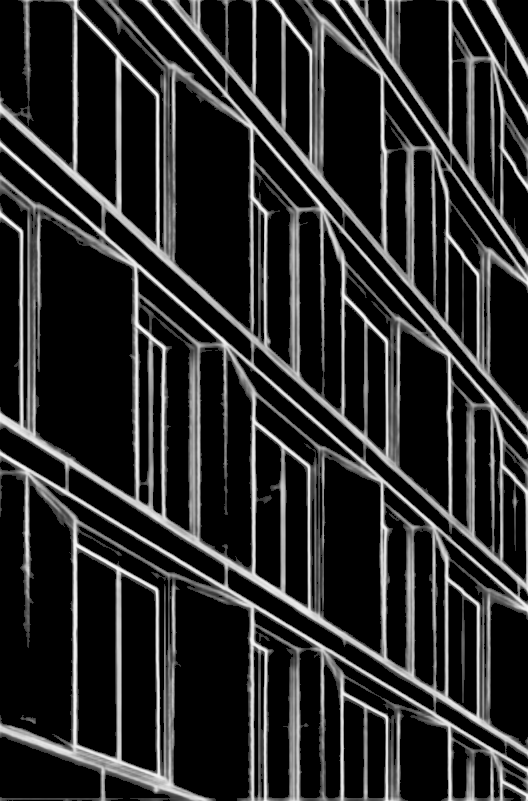
#> input picture data/architecture/edge_maps/0.png, 528 x 801 px; its folder holds only this picture in this run
$ python create_pieces_from_regions_by_drawing_lines.py --input ../data/architecture/edge_maps
#> lines starting #> are read from the running program, lines starting #| are printed output that depends on the picture; after the words box and inside, x2 and y2 are one past the last pixel; in counts of white or black regions, pixels touching at a corner belong together
### puzzle_utils/shape_utils.py
import numpy as np
import matplotlib.pyplot as plt
import numpy as np
import cv2
import skfmm
import time
import pickle
import scipy
import pdb
import os
import shapely
from shapely import transform
from shapely.affinity import rotate
import json

# [734 lines left out: functions extract_from, draw_lines, get_polygon, create_grid_v3, create_grid_v2, create_grid and 25 more, not called in this run]

def process_region_map(region_map, perc_min=0.01):
    """
    It eliminates small regions and keep only the one who are "big" enough
    """
    uvals = np.unique(region_map)
    rmap = np.zeros_like(region_map)
    rc = 1
    min_pixels = region_map.shape[0] * region_map.shape[1] * perc_min
    for uval in np.unique(region_map):
        # print(f"region with value:{uval} has {np.sum(region_map==uval)} pixels")
        # plt.imshow(region_map==uval)
        # plt.show()
        if np.sum(region_map==uval) > min_pixels and uval > 0:
            rmap += (region_map==uval).astype(np.uint8) * rc
            rc += 1
        elif uval > 0:
            print("region too small! check threshold")

    # [4 lines of commented-out code are left out]
    return rmap, rc-1

# [180 lines left out: functions compute_SDF_CM_matrix_vis, compute_SDF_CM_matrix, not called in this run]

### puzzle_utils/dataset_gen.py
import numpy as np
import cv2
import random
import pdb
import random, string

def randomword(length):
   letters = string.ascii_lowercase
   return ''.join(random.choice(letters) for i in range(length))

def generate_random_point(ranges, distribution='uniform', on_axis=-1):

    if on_axis < 0:
        p1x = np.random.uniform(0, ranges[0])
        p1y = np.random.uniform(0, ranges[1])
    elif on_axis == 0:
        p1x = 0
        p1y = np.random.uniform(0, ranges[1])
    elif on_axis == 1:
        p1x = np.random.uniform(0, ranges[0])
        p1y = 0
    elif on_axis == 2:
        p1x = ranges[0]
        p1y = np.random.uniform(0, ranges[1])
    elif on_axis == 3:
        p1x = np.random.uniform(0, ranges[0])
        p1y = ranges[1]

    p1 = np.round(np.array([p1x, p1y])).astype(int)

    return p1


def create_random_image(line_type, num_lines, width, height, is_closed = False, thickness = 1, col = 0):

    img2draw = np.ones(shape=(width, height), dtype=np.uint8) * 255
    img_shape = [width, height]

    all_lines = np.zeros((num_lines, 4))

    if line_type == 'mix':
        for j in range(num_lines):
            if j == 0:
                axis1, axis2 = random.sample(range(0, 4), 2)  # select two axis
                p1 = generate_random_point(img_shape, distribution='uniform', on_axis=axis1)
                p2 = generate_random_point(img_shape, distribution='uniform', on_axis=axis2)
                img2draw = cv2.line(img2draw, p1, p2, color=col, thickness=thickness)

            else:
                choice = np.random.uniform(7)
                if choice < 2:
                    p1 = generate_random_point(img_shape, distribution='uniform')
                    p2 = generate_random_point(img_shape, distribution='uniform')
                    img2draw = cv2.line(img2draw, p1, p2, color=col, thickness=thickness)
                elif choice < 4:
                    axis1, axis2 = random.sample(range(0, 4), 2)  # select two axis
                    p1 = generate_random_point(img_shape, distribution='uniform')
                    p2 = generate_random_point(img_shape, distribution='uniform', on_axis=axis2)
                    img2draw = cv2.line(img2draw, p1, p2, color=col, thickness=thickness)
                elif choice < 6:
                    axis1, axis2 = random.sample(range(0, 4), 2)  # select two axis
                    p1 = generate_random_point(img_shape, distribution='uniform', on_axis=axis1)
                    p2 = generate_random_point(img_shape, distribution='uniform', on_axis=axis2)
                    img2draw = cv2.line(img2draw, p1, p2, color=col, thickness=thickness)
                else:
                    p1 = p2 # continue from last point (kind of polyline)
                    p2 = generate_random_point(img_shape, distribution='uniform')
                    img2draw = cv2.line(img2draw, p1, p2, color=col, thickness=thickness)

            all_lines[j, 0:2] = p1
            all_lines[j, 2:4] = p2

    elif line_type == 'polylines':
        n_lines = num_lines+1
        pts = np.zeros((n_lines, 2), dtype=np.int32)
        for k in range(n_lines):
            r_ax = np.round(np.clip(np.random.uniform(-4, 3.7), -1, 3)).astype(int)
            pts[k, :] = generate_random_point(img_shape, distribution='uniform', on_axis=r_ax)
        img2draw = cv2.polylines(img2draw, [pts], isClosed=is_closed, color=col, thickness=thickness)

        all_lines[:, 0:2] = pts[:-1, :]
        all_lines[:, 2:4] = pts[1:, :]

    else:
        for j in range(num_lines):
            if line_type == 'segments':
                p1 = generate_random_point(img_shape, distribution='uniform')
                p2 = generate_random_point(img_shape, distribution='uniform')
                img2draw = cv2.line(img2draw, p1, p2, color=color, thickness=thickness)

            else:  # line_type == 'lines':
                axis1, axis2 = random.sample(range(0, 4), 2)  # select two axis
                p1 = generate_random_point(img_shape, distribution='uniform', on_axis=axis1)
                p2 = generate_random_point(img_shape, distribution='uniform', on_axis=axis2)
                img2draw = cv2.line(img2draw, p1, p2, color=color, thickness=thickness)

            all_lines[j, 0:2] = p1
            all_lines[j, 2:4] = p2

    return img2draw, all_lines

# [114 lines left out: function create_random_coloured_image, not called in this run]

### datasets/create_pieces_from_regions_by_drawing_lines.py
import os, json, pdb, argparse
import shapely
import cv2
import numpy as np
import matplotlib.pyplot as plt
# import helper functions
from puzzle_utils.dataset_gen import generate_random_point, create_random_image
from puzzle_utils.lines_ops import line_cart2pol
from puzzle_utils.pieces_utils import cut_into_pieces
from puzzle_utils.shape_utils import process_region_map

import random, string

"""
This script generate new datasets for puzzle solving based on lines:

# GENERATION
It generates any number of images by:
- drawing random lines (segments, polylines, lines, ecc..) on it
- cutting the image into pieces

# OUTPUT
It creates one json file with the parameters and two folders:
- data (where the images will be stored)
- puzzle (where the pieces and their extracted lines are stored)

## Data
Inside `data` you find all the images,
with their name (image_00000.jpg, image_00001.jpg, and so on)

## Puzzle
Inside `puzzle` you find a folder for each image created.
Inside these folders (inside image_0000 for example) you find:
- pieces (a folder which contains all the pieces)
    pieces can be squared or irregular and they will be
    saved as piece_0000.png with transparent background
- lines_detection/exact
    two folders, because you can later have other detection methods
    inside `exact` you have a piece_0000.json file with the line parameters


Example:
.
├── parameters.json                         # parameters used in the creation
├── data/                                   # the images created
│   ├── image_00000.jpg
│   ├── image_00001.jpg
│   ├── image_00002.jpg
|   ├── ..
│   └── image_NNNNN.jpg
└── puzzle/
    ├── image_00000/                        # output puzzle pieces
    │   ├── regions_colorcoded.jpg
    │   ├── regions_uint8.jpg
    │   ├── pieces/
    │   |   ├── piece_0000.png
    │   |   ├── piece_0001.png
    │   |   ├── piece_0002.png
    │   |   ├── ..
    │   |   └── piece_KKKK.png
    |   └── lines_detection/                # lines detection folder
    |       └── exact/                      # here the exact lines
    |           ├── piece_0000.json
    |           ├── piece_0001.json
    |           ├── piece_0002.json
    |           ├── ..
    │           └── piece_KKKK.png
    ├── image_00001/
    ├── image_00002/
    ├── ..
    └── image_NNNNN/
"""


def randomword(length):
   letters = string.ascii_lowercase
   return ''.join(random.choice(letters) for i in range(length))

def main(args):

    if args.output == '':
        output_root_path = os.path.join(os.getcwd())
    else:
        output_root_path = args.output

    dataset_name = f"synthetic_region_maps_pieces_by_drawing_lines_{randomword(6)}"
    data_folder = os.path.join(output_root_path, 'data', dataset_name)
    puzzle_folder = os.path.join(output_root_path, 'output', dataset_name)
    parameter_path = os.path.join(puzzle_folder, 'parameters.json')
    os.makedirs(data_folder, exist_ok=True)
    os.makedirs(puzzle_folder, exist_ok=True)

    # save parameters
    parameters_dict = vars(args) # create dict from namespace
    parameters_dict['input'] = args.input
    parameters_dict['output'] = output_root_path
    parameters_dict['data_folder'] = data_folder
    parameters_dict['puzzle_folder'] = puzzle_folder
    print()
    print("#" * 70)
    print("#   Settings:")
    for parkey in parameters_dict.keys():
        print("# ", parkey, ":", parameters_dict[parkey])
    print("#" * 70)
    print()

    num_pieces_dict = {}
    img_sizes_dict = {}

    list_of_region_maps = os.listdir(args.input)

    for N, region_map_rel_path in enumerate(list_of_region_maps):

        region_map = cv2.imread(os.path.join(args.input, region_map_rel_path), 0)
#> region_map is the input picture: shape (801, 528); min 0, max 251, mean 41.1
        rmap, num_regions = process_region_map(region_map)
#> in process_region_map, `uvals = np.unique(region_map)`: uvals = 202 values from 0 to 251
#> the loop in process_region_map, `for uval in np.unique(region_map): # print(f"region with value:{uval} ..` made 202 passes
#| region too small! check threshold
#| region too small! check threshold
#| region too small! check threshold
#| region too small! check threshold
#| region too small! check threshold
#| region too small! check threshold
#| region too small! check threshold
#| region too small! check threshold
#> (further printed lines are left out)
#> after the loop in process_region_map, `for uval in np.unique(region_map):`: rmap: shape (801, 528); every value is 0
#> after the loop in process_region_map, `for uval in np.unique(region_map):`: rc = 1
#> num_regions = 0
        print(f"found {num_regions} pieces on {region_map_rel_path}")

        h, w = rmap.shape
#> h = 801; w = 528
        ## create images with lines
        img, all_lines = create_random_image(args.line_type, args.num_lines, h, w)
#> after the loop in create_random_image, `for j in range(num_lines):`:
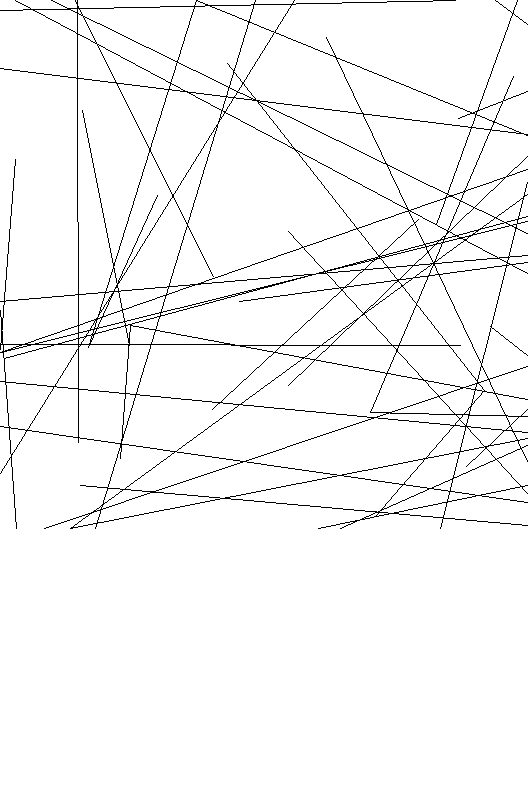
#> img2draw: shape (801, 528); 96.6% white; black in thin lines or dots, all inside (x1, y1, x2, y2) = (0, 0, 528, 529)

        ## save created image
        cv2.imwrite(os.path.join(data_folder, f'image_{N:05d}.jpg'), img)

        ## make folders to save pieces and detected lines
        print("-" * 50)
        puzzle_name = f'image_{N:05d}'
        print(puzzle_name)
        single_image_folder = os.path.join(puzzle_folder, f'image_{N:05d}')
        scaled_image_folder = os.path.join(single_image_folder, 'image_scaled')
        os.makedirs(scaled_image_folder, exist_ok=True)
        cv2.imwrite(os.path.join(scaled_image_folder, f"output_image_{N:05d}.png"), img)
        pieces_single_folder = os.path.join(single_image_folder, 'pieces')
        os.makedirs(pieces_single_folder, exist_ok=True)
        masks_single_folder = os.path.join(single_image_folder, 'masks')
        os.makedirs(masks_single_folder, exist_ok=True)
        poly_single_folder = os.path.join(single_image_folder, 'polygons')
        os.makedirs(poly_single_folder, exist_ok=True)
        lines_output_folder = os.path.join(single_image_folder, 'lines_detection', 'exact')
        os.makedirs(lines_output_folder, exist_ok=True)

        # this gives us the pieces
#> (the run stopped early here; a loop or call above may not have finished)

$ run again, on data/architecture/images/0.jpg
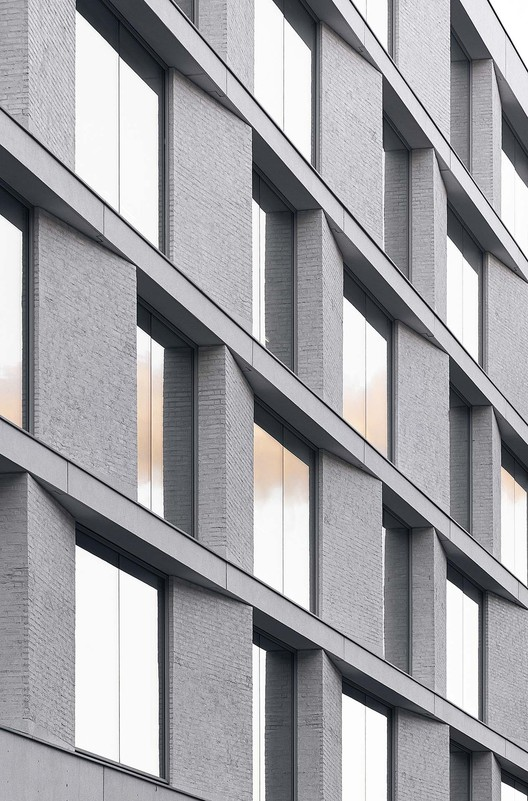
#> input picture data/architecture/images/0.jpg, 528 x 801 px
#> uvals = 256 values from 0 to 255
#> the loop in process_region_map, `for uval in np.unique(region_map): # print(f"region with value:{uval} ..` made 256 passes
#| region too small! check threshold
#| region too small! check threshold
#| region too small! check threshold
#| region too small! check threshold
#| region too small! check threshold
#> (further printed lines are left out)
#> after the loop in process_region_map, `for uval in np.unique(region_map):`:
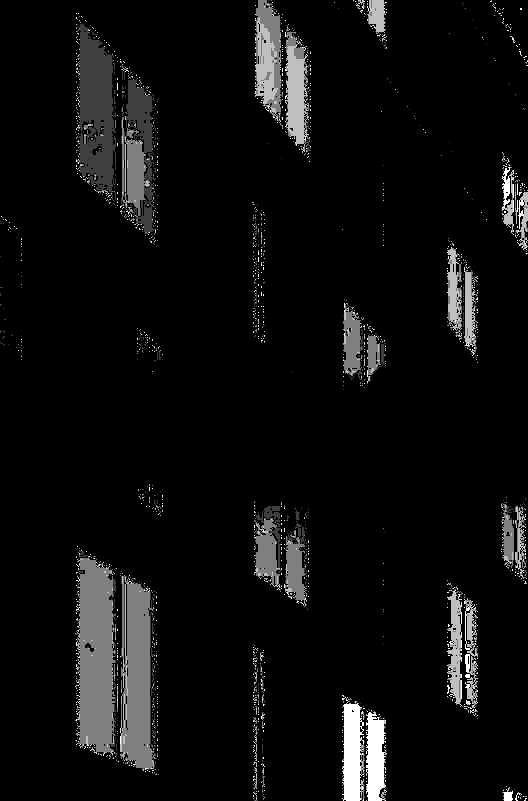
#> rmap: shape (801, 528); min 0, max 4, mean 0.218; drawn with min black and max white
#> after the loop in process_region_map, `for uval in np.unique(region_map):`: rc = 5
#> num_regions = 4

$ run again, on data/architecture/edge_maps/1 Hillside Tim Cuppett Architects Table Wood Lighting Chair Beam .jpg_edgemap.png
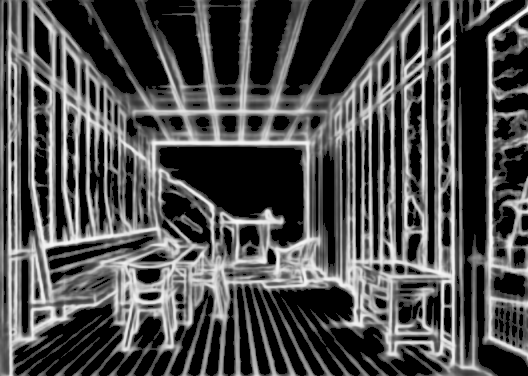
#> input picture data/architecture/edge_maps/1 Hillside Tim Cuppett Architects Table Wood Lighting Chair Beam .jpg_edgemap.png, 528 x 376 px
#> in main, region_map is the input picture: shape (376, 528); min 0, max 253, mean 77.1
#> uvals = 204 values from 0 to 253
#> the loop in process_region_map, `for uval in np.unique(region_map): # print(f"region with value:{uval} ..` made 204 passes
#| region too small! check threshold
#| region too small! check threshold
#| region too small! check threshold
#| region too small! check threshold
#| region too small! check threshold
#> (further printed lines are left out)
#> after the loop in process_region_map, `for uval in np.unique(region_map):`: rc = 1
#> num_regions = 0
#> after the loop in create_random_image, `for j in range(num_lines):`:
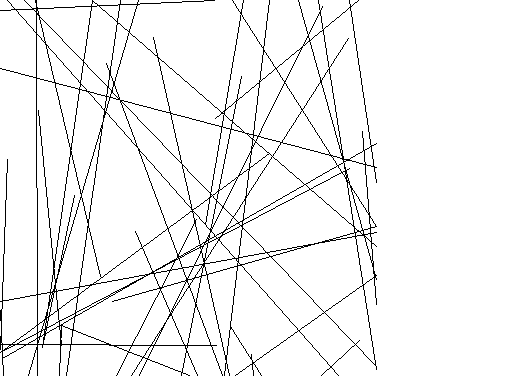
#> img2draw: shape (376, 528); 95% white; black in thin lines or dots, all inside (x1, y1, x2, y2) = (0, 0, 377, 376)
